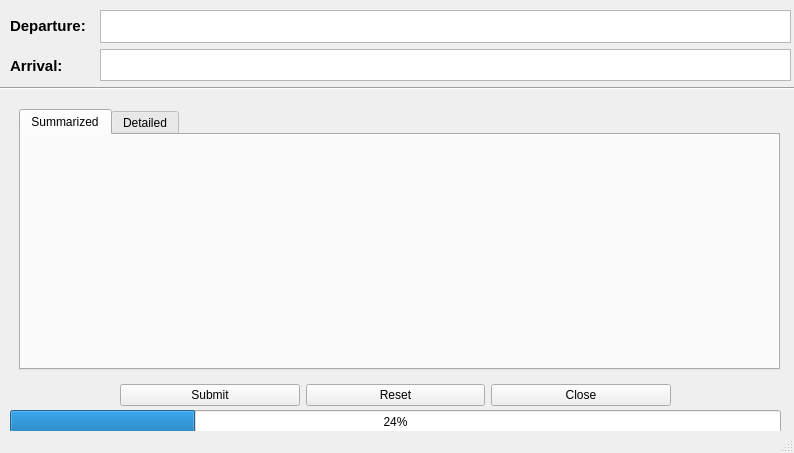
<?xml version="1.0" encoding="UTF-8"?>
<ui version="4.0">
 <class>MainWindow</class>
 <widget class="QMainWindow" name="MainWindow">
  <property name="geometry">
   <rect>
    <x>0</x>
    <y>0</y>
    <width>794</width>
    <height>453</height>
   </rect>
  </property>
  <property name="windowTitle">
   <string>MainWindow</string>
  </property>
  <widget class="QWidget" name="centralwidget">
   <widget class="QWidget" name="gridLayoutWidget">
    <property name="geometry">
     <rect>
      <x>100</x>
      <y>10</y>
      <width>691</width>
      <height>71</height>
     </rect>
    </property>
    <layout class="QGridLayout" name="dep_And_arr">
     <item row="2" column="0">
      <widget class="QTextEdit" name="departure_text">
       <property name="tabChangesFocus">
        <bool>true</bool>
       </property>
      </widget>
     </item>
     <item row="3" column="0">
      <widget class="QTextEdit" name="arrival_text">
       <property name="tabChangesFocus">
        <bool>true</bool>
       </property>
      </widget>
     </item>
    </layout>
   </widget>
   <widget class="QLabel" name="departure">
    <property name="geometry">
     <rect>
      <x>10</x>
      <y>15</y>
      <width>81</width>
      <height>21</height>
     </rect>
    </property>
    <property name="font">
     <font>
      <pointsize>11</pointsize>
      <weight>75</weight>
      <bold>true</bold>
     </font>
    </property>
    <property name="text">
     <string>Departure:</string>
    </property>
   </widget>
   <widget class="QLabel" name="arrival">
    <property name="geometry">
     <rect>
      <x>10</x>
      <y>55</y>
      <width>81</width>
      <height>21</height>
     </rect>
    </property>
    <property name="font">
     <font>
      <pointsize>11</pointsize>
      <weight>75</weight>
      <bold>true</bold>
     </font>
    </property>
    <property name="text">
     <string>Arrival:</string>
    </property>
   </widget>
   <widget class="QWidget" name="gridLayoutWidget_2">
    <property name="geometry">
     <rect>
      <x>120</x>
      <y>380</y>
      <width>551</width>
      <height>31</height>
     </rect>
    </property>
    <layout class="QGridLayout" name="buttons">
     <item row="0" column="0">
      <widget class="QPushButton" name="submit_b">
       <property name="text">
        <string>Submit</string>
       </property>
      </widget>
     </item>
     <item row="0" column="1">
      <widget class="QPushButton" name="reset_b">
       <property name="text">
        <string>Reset</string>
       </property>
      </widget>
     </item>
     <item row="0" column="2">
      <widget class="QPushButton" name="close_b">
       <property name="text">
        <string>Close</string>
       </property>
      </widget>
     </item>
    </layout>
   </widget>
   <widget class="Line" name="line">
    <property name="geometry">
     <rect>
      <x>-10</x>
      <y>80</y>
      <width>821</width>
      <height>16</height>
     </rect>
    </property>
    <property name="orientation">
     <enum>Qt::Horizontal</enum>
    </property>
   </widget>
   <widget class="QProgressBar" name="progressBar">
    <property name="geometry">
     <rect>
      <x>10</x>
      <y>410</y>
      <width>771</width>
      <height>23</height>
     </rect>
    </property>
    <property name="value">
     <number>24</number>
    </property>
   </widget>
   <widget class="QWidget" name="output" native="true">
    <property name="geometry">
     <rect>
      <x>10</x>
      <y>100</y>
      <width>771</width>
      <height>271</height>
     </rect>
    </property>
    <widget class="QTabWidget" name="output_tab">
     <property name="geometry">
      <rect>
       <x>9</x>
       <y>9</y>
       <width>761</width>
       <height>261</height>
      </rect>
     </property>
     <property name="currentIndex">
      <number>0</number>
     </property>
     <widget class="QWidget" name="all_tab">
      <attribute name="title">
       <string>Summarized</string>
      </attribute>
     </widget>
     <widget class="QWidget" name="detailed_tab">
      <attribute name="title">
       <string>Detailed</string>
      </attribute>
     </widget>
    </widget>
   </widget>
  </widget>
  <widget class="QStatusBar" name="statusbar"/>
 </widget>
 <resources/>
 <connections>
  <connection>
   <sender>close_b</sender>
   <signal>clicked()</signal>
   <receiver>MainWindow</receiver>
   <slot>close()</slot>
   <hints>
    <hint type="sourcelabel">
     <x>580</x>
     <y>395</y>
    </hint>
    <hint type="destinationlabel">
     <x>396</x>
     <y>226</y>
    </hint>
   </hints>
  </connection>
 </connections>
</ui>
